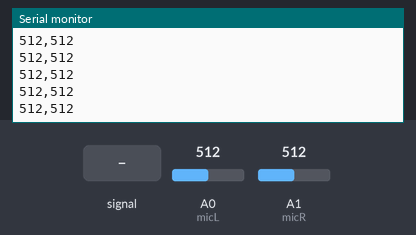
Simulated run of this sketch. Board: Arduino Uno, built with avr-gcc and run on an emulated ATmega328P. On the bench: the last lines printed to the serial monitor. Inputs (shaded band) come from the test bench; at power-on: A0 (micL) = 512, A1 (micR) = 512.

Above: at 1.2 s.
1.3 s: A0 (micL) fed a 200 Hz sine of ±460 counts around its level
At 2.1 s:
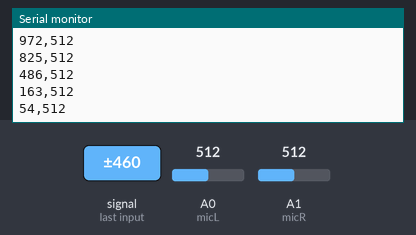
4.3 s: A1 (micR) fed a 200 Hz sine of ±81 counts around its level
5.8 s: A0 (micL) set to 716
At 6.5 s:
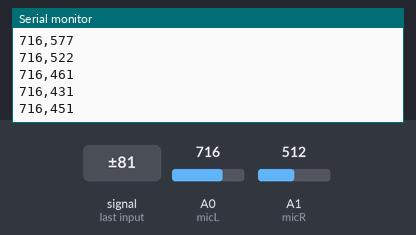
7.3 s: A1 (micR) set to 716
At 8.3 s:
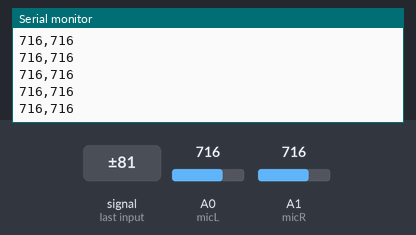
8.8 s: A0 (micL) fed a 1000 Hz sine of ±255 counts around its level
10.3 s: A1 (micR) fed a 1000 Hz sine of ±255 counts around its level
At 11.0 s:
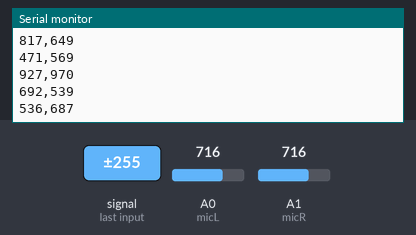
Timing chart, 0 to 12.8 s (numbered marks = the images above; inputs shaded):
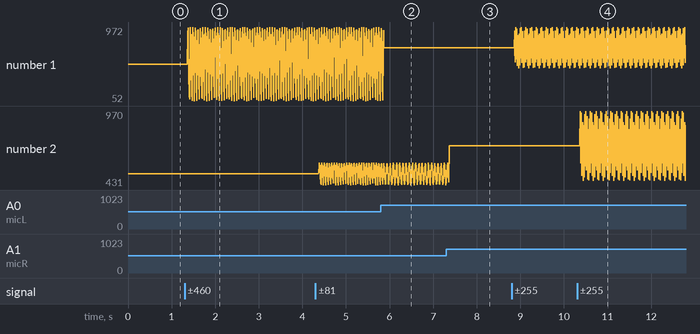

The sketch:

sketch_mictest2.ino
```cpp
const int micL = A0;
const int micR = A1;

const int SAMPLE_DELAY = 2; // 2ms 샘플링 -> 약 500Hz

void setup() {
  Serial.begin(9600);
}

void loop() {
  int valL = analogRead(micL);
  int valR = analogRead(micR);

  // 시리얼 플로터용 형식: "valL,valR"
  Serial.print(valL);
  Serial.print(",");
  Serial.println(valR);

  delay(SAMPLE_DELAY);
}
```

Measured:
- after the input at 1.3 s, the serial monitor: prints a new line after 0.07 s (image 1)
- after the input at 10.3 s, the serial monitor: prints a new line after 0.07 s (image 4)
- plotted number 1: 512 → 249 after the input at 1.3 s
- plotted number 2: 716 → 868 after the input at 10.3 s
